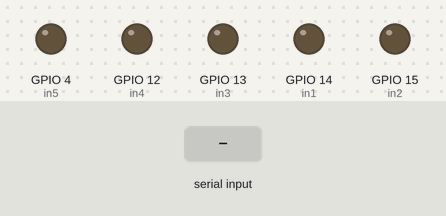
A sketch run on a simulated ESP32. Shown: output pins drawn as LEDs (lit = HIGH). The inputs (shaded band) are chosen by the test bench. Nothing arrives over Bluetooth unless stated; what the sketch prints to the serial monitor is not drawn.

Above: at 1.2 s.
1.3 s: "4" received over the second serial link
At 1.7 s:
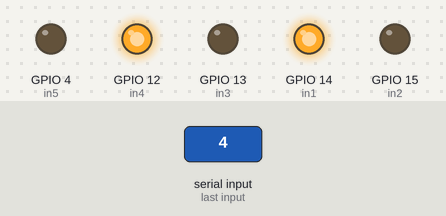
2.8 s: "6" received over the second serial link
At 4.0 s:
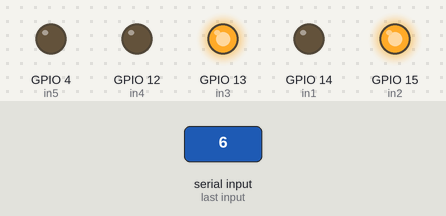
4.3 s: "8" received over the second serial link
At 5.2 s:
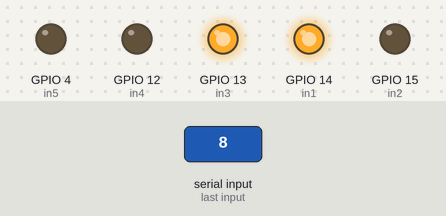
5.8 s: "2" received over the second serial link
At 6.3 s:
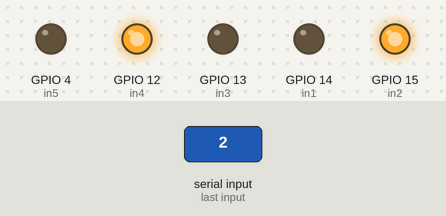
7.3 s: "9" received over the second serial link
At 8.5 s:
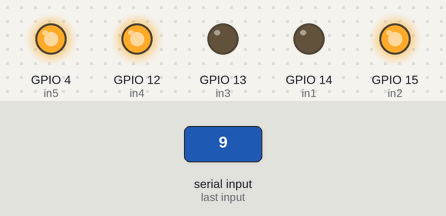
8.8 s: "5" received over the second serial link
At 9.8 s:
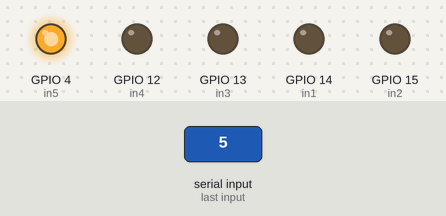
Timing chart, 0 to 11.3 s (numbered marks = the images above; inputs shaded):
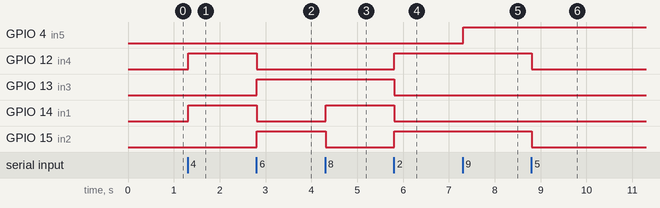

Measured:
- after the input at 1.3 s, GPIO 12 (in4), GPIO 14 (in1): LOW → HIGH at once
- after the input at 2.8 s, GPIO 12 (in4), GPIO 14 (in1): HIGH → LOW at once; GPIO 13 (in3), GPIO 15 (in2): LOW → HIGH at once
- after the input at 4.3 s, GPIO 14 (in1): LOW → HIGH at once; GPIO 15 (in2): HIGH → LOW at once
- after the input at 5.8 s, GPIO 12 (in4), GPIO 15 (in2): LOW → HIGH at once; GPIO 13 (in3), GPIO 14 (in1): HIGH → LOW at once
- after the input at 7.3 s, GPIO 4 (in5): LOW → HIGH at once
- after the input at 8.8 s, GPIO 12 (in4), GPIO 15 (in2): HIGH → LOW at once

The sketch:

Tank.ino
```cpp
#include <BluetoothSerial.h>

#if !defined(CONFIG_BT_ENABLED) || !defined(CONFIG_BLUEDROID_ENABLED)
#error Bluetooth is not enabled! Please run `make menuconfig` to and enable it
#endif

BluetoothSerial SerialBT;

String readString;
#define in1 14    //Connect in1 to pin 14
#define in2 15    //Connect in2 to pin 15
#define in3 13   //Connect in3 to pin 13
#define in4 12   //Connect in4 to pin 12
#define in5 4   //Connect in5 to pin 4 LED

void setup()
{
  Serial.begin(115200);

  // Bluetooth device name
  SerialBT.begin("ZetaBot");
  Serial.println("The device started, now you can pair it with bluetooth!");

  pinMode(in1, OUTPUT);      //Set in1 as an output
  pinMode(in2, OUTPUT);      //Set in2 as an output
  pinMode(in3, OUTPUT);      //Set in3 as an output
  pinMode(in4, OUTPUT);      //Set in4 as an output
  pinMode(in5, OUTPUT);        //Set pin 4 as an output

  digitalWrite(in1, LOW);     //Switch in1 off
  digitalWrite(in2, LOW);     //Swtich in2 off
  digitalWrite(in3, LOW);     //Switch in3 off
  digitalWrite(in4, LOW);     //Swtich in4 off
  digitalWrite(in5, LOW);       //Swtich Pin 4 off
}
void loop()
{
  while (SerialBT.available())   //Check if there are available bytes to read
  {
    delay(10);                 //Delay to make it stable
    char c = SerialBT.read();    //Conduct a serial read
    if (c == '#') {
      break;                   //Stop the loop once # is detected after a word
    }
    readString += c;                //Means readString = readString + c
  }
  if (readString.length() > 0)
  {
    SerialBT.println(readString);

    if (readString == "4") {
      digitalWrite(in1, 1); // RF 14
      digitalWrite(in2, 0); // RB 15
      digitalWrite(in3, 0); // LF 13
      digitalWrite(in4, 1); // LB 12
      Serial.write(53);
      delay(10);

    }
    else if (readString == "6") {
      digitalWrite(in1, 0);
      digitalWrite(in2, 1);
      digitalWrite(in3, 1);
      digitalWrite(in4, 0);
      Serial.write(54);
      delay(10);

    }
    else if (readString == "8") {
      digitalWrite(in1, 1);
      digitalWrite(in2, 0);
      digitalWrite(in3, 1);
      digitalWrite(in4, 0);
      Serial.write(51);
      delay(10);

    }
    else if (readString == "2") {
      digitalWrite(in1, 0);
      digitalWrite(in2, 1);
      digitalWrite(in3, 0);
      digitalWrite(in4, 1);
      Serial.write(52);
      delay(10);


    }
    else if (readString == "5") {
      digitalWrite(in1, 0);
      digitalWrite(in2, 0);
      digitalWrite(in3, 0);
      digitalWrite(in4, 0);
      Serial.write(55);
      delay(10);


    }
    // Tank Light
    else if (readString == "9") {
      digitalWrite(in5, HIGH);
      delay(10);
    }
    else if (readString == "3") {
      digitalWrite(in5, LOW);
      delay(10);
    }

    // Arm
    // Servo 1 Roll Right
    else if (readString == "17") {
      Serial.write(31);
      delay(10);
    }
    // Servo 2 Roll Left
    else if (readString == "16") {
      Serial.write(32);
      delay(10);
    }

    // Servo 2 Pitch Right
    else if (readString == "19") {
      Serial.write(33);
      delay(10);
    }
    // Servo2 Pitch Left
    else if (readString == "18") {
      Serial.write(34);
      delay(10);
    }

    // Servo 3 Grip Right
    else if (readString == "21") {
      Serial.write(35);
      delay(10);
    }
    // Servo3 Grip Left
    else if (readString == "20") {
      Serial.write(36);
      delay(10);
    }

    // Servo 4 Elbow Right
    else if (readString == "23") {
      Serial.write(37);
      delay(10);
    }
    // Servo 4 Elbow Left
    else if (readString == "22") {
      Serial.write(38);
      delay(10);
    }

    // Servo 5 Shoulder Right
    else if (readString == "25") {
      Serial.write(39);
      delay(10);
    }
    // Servo 5 Shoulder Left
    else if (readString == "24") {
      Serial.write(40);
      delay(10);
    }

    // Servo 6 Waist Right
    else if (readString == "27") {
      Serial.write(41);
      delay(10);
    }
    // Servo 6 Waist Left
    else if (readString == "26") {
      Serial.write(42);
      delay(10);
    }


  }
  readString = "";
}
```
